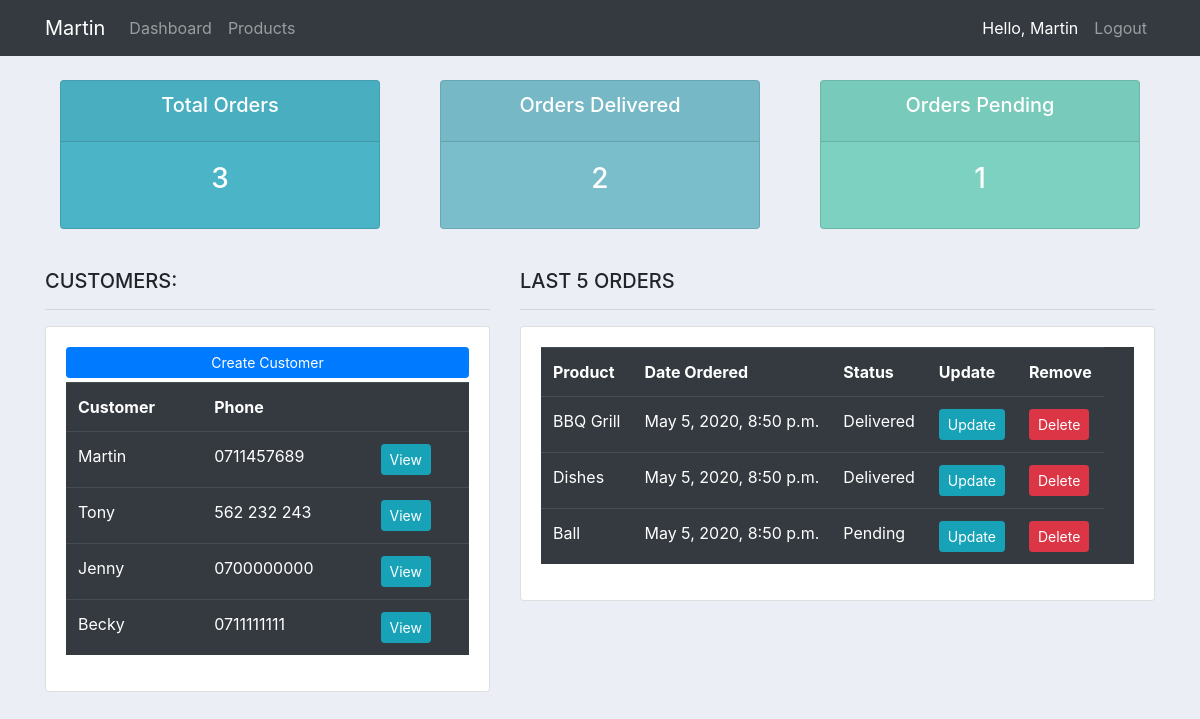
The app's page / (signed in), older data.
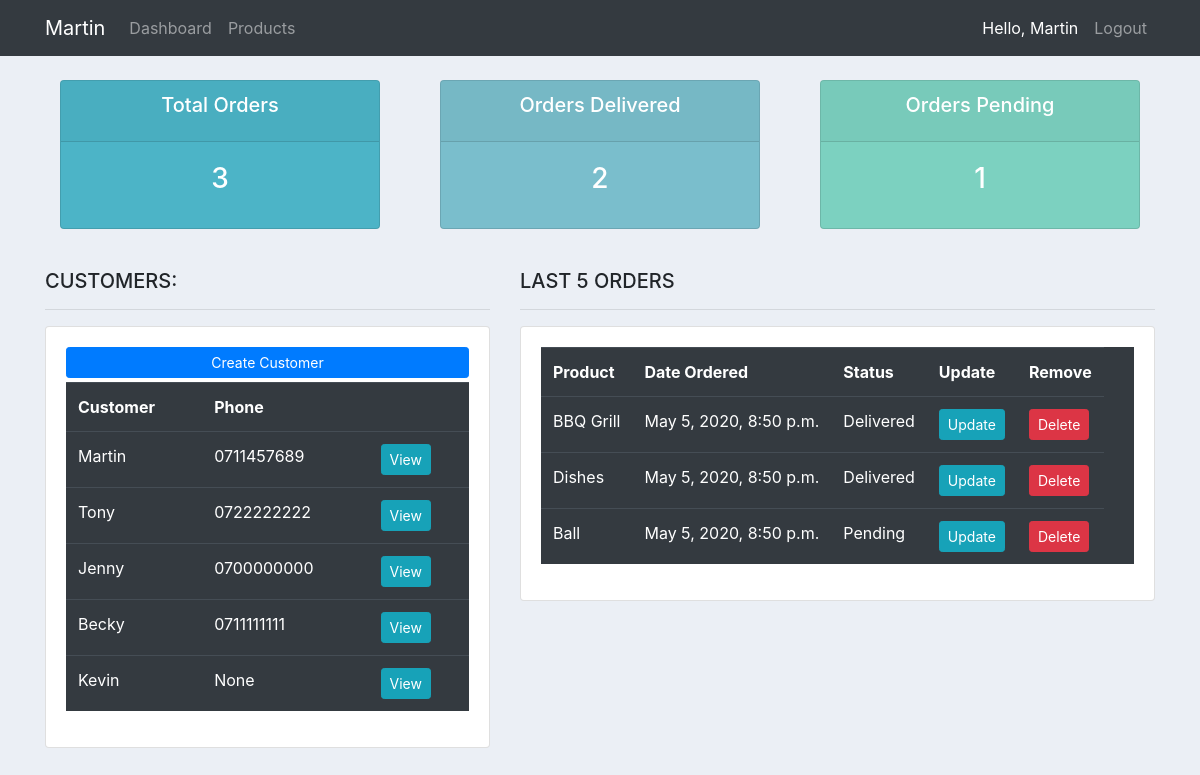
The same page, newer data.
### accounts/models.py (models this page shows, shortened)
class Customer(models.Model):
    user = models.OneToOneField(User, null=True, blank=True, on_delete=models.CASCADE) # ONE USER CAN HAVE ONE CUSTOMER, ONE CUSTOMER CAN HAVE ONE USER
    name = models.CharField(max_length=200, null=True)
    phone = models.CharField(max_length=200, null=True)
    email = models.CharField(max_length=200, null=True)
    profile_pic = models.ImageField(default="default.png", null=True, blank=True)
    date_created = models.DateTimeField(auto_now_add=True, null=True)

class Order(models.Model):
    STATUS = (
        ('Pending', 'Pending'),
        ('Out for delivery', 'Out of delivery'),
        ('Delivered', 'Delivered'),
    )
    customer = models.ForeignKey(Customer, null=True, on_delete=models.SET_NULL)
    product = models.ForeignKey(Product, null=True, on_delete=models.SET_NULL)
    date_created = models.DateTimeField(auto_now_add=True, null=True)
    status = models.CharField(max_length=200, null=True, choices=STATUS) # Dropdown
    note = models.CharField(max_length=200, null=True)

class Product(models.Model):
    CATEGORY = (
        ('Indoor', 'Indoor'),
        ('Out Door', 'Out Door'),
    )
    name = models.CharField(max_length=200, null=True)
    price = models.FloatField(null=True)
    category = models.CharField(max_length=200, null=True, choices=CATEGORY)
    description = models.CharField(max_length=200, null=True, blank=True)
    date_created = models.DateTimeField(auto_now_add=True, null=True)
    tags = models.ManyToManyField(Tag)
    def __str__(self):
        return self.name

### accounts/decorators.py (the view)
    def wrapper_func(request, *args, **kwargs):
            group = None
            if request.user.groups.exists():
                group = request.user.groups.all()[0].name
            if group == 'customer':
                return redirect('user-page')
            if group == 'admin':
                return view_func(request, *args, **kwargs)

### accounts/views.py (called while the page is built)
@login_required(login_url='login')
@admin_only
def home(request):
    orders = Order.objects.all()
    customers = Customer.objects.all()
    total_customers = customers.count()
    total_orders = orders.count()
    delivered = orders.filter(status='Delivered').count()
    pending = orders.filter(status='Pending').count()
    context = {'orders': orders, 'customers': customers,
               "total_orders": total_orders, "delivered": delivered, "pending": pending}
    return render(request, 'accounts/dashboard.html', context)

### accounts/templates/accounts/dashboard.html (shortened to what this page needs)
{% extends 'accounts/main.html' %}
{% block content %}
{%  include 'accounts/status.html' %}
<br>
<div class="row">
    <div class="col-md-5">
        <h5>CUSTOMERS:</h5>
        <hr>
        <div class="card card-body">
            <a class="btn btn-primary  btn-sm btn-block mb-1" href="{% url 'new_customers' %}">Create Customer</a>
            <table class="table table-hover table-dark">
                <tr>
                    <th>Customer</th>
                    <th>Phone</th>
                    <th></th>
                </tr>
                {% for customer in customers %}
                <tr>
                    <td>{{ customer.user }}</td>
                    <td>{{ customer.phone }}</td>
                    <td><a class="btn btn-sm btn-info" href="{% url 'customers' customer.id%}">View</a></td>
                </tr>
                {% endfor %}
            </table>
        </div>
    </div>
    <div class="col-md-7">
        <h5>LAST 5 ORDERS</h5>
        <hr>
        <div class="card card-body" style="background-color: #ffff;">
            <table class="table table-hover table-dark table-responsive">
                <tr>
                    <th>Product</th>
                    <th>Date Ordered</th>
                    <th>Status</th>
                    <th>Update</th>
                    <th>Remove</th>
                </tr>
                {% for order in orders %}
                <tr>
                    <td>{{ order.product }}</td>
                    <td>{{ order.date_created }}</td>
                    <td>{{ order.status }}</td>
                    <td><a class="btn btn-sm btn-info" href="{% url 'update_order' order.id %}">Update</a></td>
                    <td><a class="btn btn-sm btn-danger" href="{% url 'delete_order' order.id %}">Delete</a></td>
                </tr>
                {% endfor %}
            </table>
        </div>
    </div>
</div>
{% endblock %}

Row changes from the older to the newer data that the page shows:
changed Customer "Tony": phone "562 232 243" → "0722222222"
added Customer: user "Kevin", phone "None"
